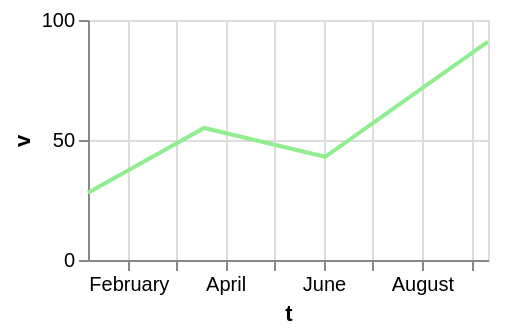

The Vega-Lite source for this figure:
### Vega-Lite specification from a JSON file in a GitHub repository (floating-point values rounded to 4 significant figures)
{"$schema": "https://vega.github.io/schema/vega-lite/v6.json", "width": 200, "height": 120, "data": {"values": [{"c": "alpha", "v": 28, "w": 3, "t": "2024-01-07"}, {"c": "beta", "v": 55, "w": 7, "t": "2024-03-19"}, {"c": "gamma", "v": 43, "w": 5, "t": "2024-06-02"}, {"c": "delta", "v": 91, "w": 9, "t": "2024-09-11"}]}, "mark": "line", "encoding": {"x": {"field": "t", "type": "temporal"}, "y": {"field": "v", "type": "quantitative"}}, "config": {"line": {"stroke": "lightgreen"}}}
